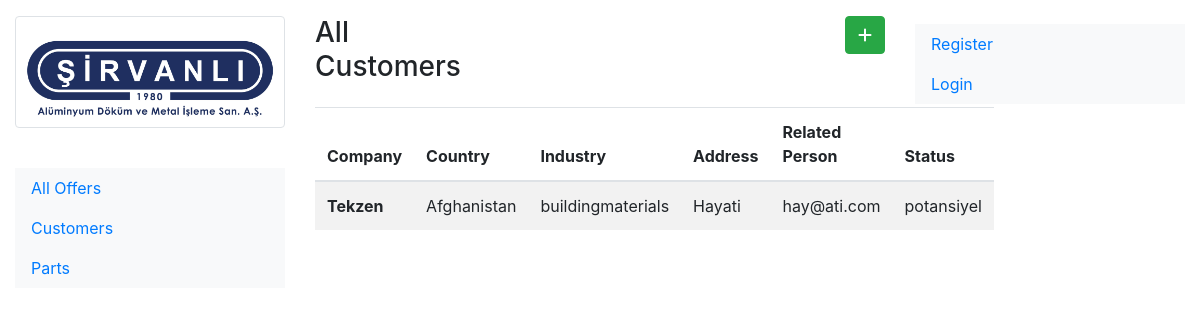
Page /customers on the committed database.
### offer/models.py (models this page shows, shortened)
class Customer(models.Model):
    name = models.CharField(max_length=200)
    country = CountryField()
    industry = models.CharField(choices=INDUSTRIES, max_length=100, default="Automotive")
    address = models.CharField(max_length =255)
    related_person_mail = models.EmailField()
    description = models.CharField(max_length=255, blank=True, null=True)
    status = models.CharField(max_length=25, choices=(
            ('potansiyel', 'Potansiyel Müşteri'),
            ('mevcut', 'Mevcut Müşteri')
        ), default="potansiyel"
    )
    logo = models.ImageField(upload_to="static/img", blank=True, null=True)
    created_date = models.DateTimeField(default=timezone.now)
    class Meta:
        verbose_name = "Customer"
        verbose_name_plural = "Customers"

### offer/views.py (the view)
# urls.py: path("customers", views.customers_view, name = "customers"),
def customers_view(request):
    customers = Customer.objects.order_by('-created_date')
    context = {'customers':customers}
    return render(request, 'offer/customers.html', context)

### offer/templates/offer/customers.html (shortened to what this page needs)
{% extends 'base.html' %}
{% block content %}
<div class="row my-3">
    <div class="col-md-4 h3">All Customers</div>
    <div class="col-md-8 text-right">
             <a href="{% url 'create-customer' %}">
                <button class="btn btn-success text-white bold-text">
                    <i class="fa-solid fa-plus"></i>
                </button>
            </a>
    </div>
</div>
{% if customers.count > 0 %}
<table class="table table-striped">
    <thead>
        <tr>
          <th scope="col">Company</th>
          <th scope="col">Country</th>
          <th scope="col">Industry</th>
          <th scope="col">Address</th>
          <th scope="col">Related Person</th>
          <th scope="col">Status</th>
        </tr>
      </thead>
      <tbody>
    {% for customer in customers %}
        <tr>
            <th scope="row"> {{customer.name}} </th>
            <td>{{customer.country.name}}</td>
            <td>{{customer.industry}}</td>
            <td>{{customer.address}}</td>
            <td>{{customer.related_person_mail}}</td>
            <td> {{customer.status}} </td>
        </tr>
    {% endfor %}
</tbody>
</table>
{% endif %}
{% endblock content %}

### rows in the picture
Customer: name "Tekzen", country.name "Afghanistan", industry "buildingmaterials", address "Hayati", related_person_mail "hay@ati.com", status "potansiyel"
